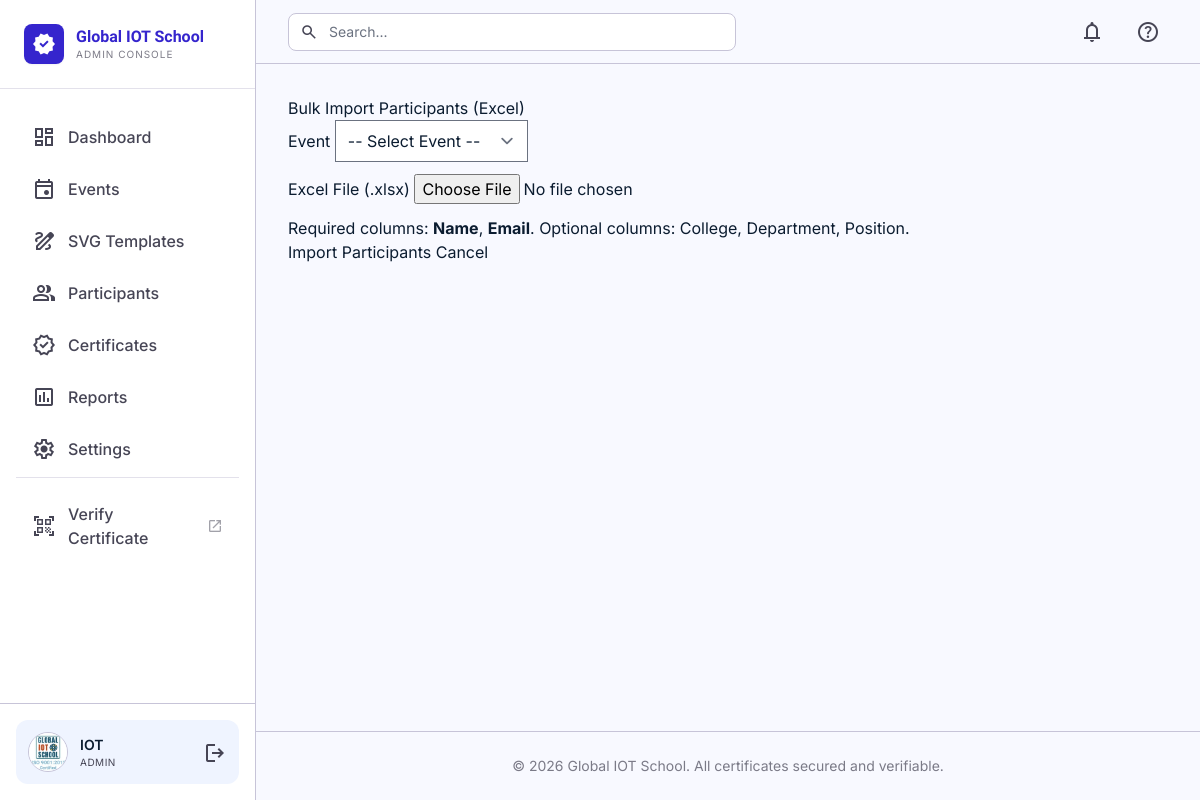
The page /participants/upload_excel (signed in) on the database its author committed.
### tables this page shows
CREATE TABLE admins(

    id INTEGER PRIMARY KEY AUTOINCREMENT,

    username TEXT NOT NULL,

    email TEXT NOT NULL,

    password TEXT NOT NULL,

    profile_pic TEXT,

    created_at TEXT

);

### routes/participants.py (the view, shortened to what this page needs)
@participants_bp.route("/participants/upload_excel", methods=["GET", "POST"])
@login_required
def upload_excel():
    events = get_all_events()
    return render_template("upload_excel.html", events=events)

### app.py (called while the page is built)
@app.before_request
def load_logged_in_admin():
    admin_id = session.get("admin_id")
    g.admin = get_admin_by_id(admin_id) if admin_id else None

### database/db.py (called while the page is built)
def get_connection():
    conn = sqlite3.connect(DATABASE)
    conn.row_factory = sqlite3.Row
    return conn

### database/models.py (called while the page is built)
def get_all_events():
    conn = get_connection()
    cursor = conn.cursor()
    cursor.execute("SELECT * FROM events ORDER BY event_date DESC")
    events = cursor.fetchall()
    conn.close()
    return events

def get_admin_by_id(admin_id):
    conn = get_connection()
    cursor = conn.cursor()
    cursor.execute("SELECT * FROM admins WHERE id=?", (admin_id,))
    admin = cursor.fetchone()
    conn.close()
    return admin

### templates/upload_excel.html (shortened to what this page needs)
{% extends "layouts/base.html" %}
{% block content %}
<h2>Bulk Import Participants (Excel)</h2>
<form method="POST" enctype="multipart/form-data">
    <div class="mb-3">
        <label>Event</label>
        <select class="form-control" name="event_id" required>
            <option value="">-- Select Event --</option>
        </select>
    </div>
    <div class="mb-3">
        <label>Excel File (.xlsx)</label>
        <input type="file" class="form-control" name="excel_file" accept=".xlsx" required>
    </div>
    <p class="text-muted">
        Required columns: <b>Name</b>, <b>Email</b>.
        Optional columns: College, Department, Position.
    </p>
    <button class="btn btn-primary">Import Participants</button>
    <a href="{{ url_for('participants.participants_list') }}" class="btn btn-secondary">Cancel</a>
</form>
{% endblock %}

### templates/layouts/base.html (shortened to what this page needs)
<!DOCTYPE html>
<html lang="en">
<head>
<script src="https://cdn.tailwindcss.com?plugins=forms,container-queries"></script>
</head>
<body class="bg-surface text-on-surface font-body">
<aside class="fixed left-0 top-0 h-full w-64 bg-surface-container-lowest border-r border-outline-variant flex flex-col z-50">
    <div class="p-6 flex items-center gap-3 border-b border-outline-variant/50">
        <div class="w-10 h-10 bg-primary flex items-center justify-center rounded-lg shadow-sm">
            <span class="material-symbols-outlined text-white" style="font-variation-settings: 'FILL' 1;">verified</span>
        </div>
        <div class="flex flex-col">
            <span class="font-heading font-bold text-primary leading-tight">Global IOT School</span>
            <span class="text-[10px] uppercase tracking-widest text-on-surface-variant/70">Admin Console</span>
        </div>
    </div>
    <nav class="flex-1 px-4 py-6 space-y-1 overflow-y-auto">
        {% set nav_items = [
            ("dashboard", "dashboard", "Dashboard"),
            ("events.events", "event", "Events"),
            ("templates.templates_list", "draw", "SVG Templates"),
            ("participants.participants_list", "group", "Participants"),
            ("certificates_gen.certificates_list", "verified", "Certificates"),
            ("reports", "assessment", "Reports"),
            ("settings", "settings", "Settings")
        ] %}
        {% for endpoint, icon, label in nav_items %}
        <a href="{{ url_for(endpoint) }}"
           class="flex items-center gap-3 px-4 py-3 rounded-lg font-medium transition-colors
                  {% if request.endpoint == endpoint %}
                      text-primary bg-primary-container/10 border-r-4 border-primary
                  {% else %}
                      text-on-surface-variant hover:text-primary hover:bg-surface-container-low
                  {% endif %}">
            <span class="material-symbols-outlined" {% if request.endpoint == endpoint %}style="font-variation-settings: 'FILL' 1;"{% endif %}>{{ icon }}</span>
            <span>{{ label }}</span>
        </a>
        {% endfor %}
        <div class="pt-3 mt-3 border-t border-outline-variant/50">
            <a href="{{ url_for('verify.verify_search') }}" target="_blank" rel="noopener"
               class="flex items-center gap-3 px-4 py-3 rounded-lg font-medium text-on-surface-variant hover:text-primary hover:bg-surface-container-low transition-colors">
                <span class="material-symbols-outlined">qr_code_scanner</span>
                <span>Verify Certificate</span>
                <span class="material-symbols-outlined text-[16px] ml-auto opacity-50">open_in_new</span>
            </a>
        </div>
    </nav>
    {% if g.admin %}
    <div class="p-4 border-t border-outline-variant">
        <div class="flex items-center gap-3 p-3 rounded-xl bg-surface-container-low">
            {% if g.admin["profile_pic"] %}
            <img src="{{ url_for('static', filename='uploads/' + g.admin['profile_pic']) }}"
                class="w-10 h-10 rounded-full object-cover border border-outline-variant">
            {% else %}
            <div class="w-10 h-10 rounded-full bg-primary/10 text-primary flex items-center justify-center font-bold">
                {{ g.admin["username"][0] | upper }}
            </div>
            {% endif %}
            <div class="flex-1 overflow-hidden">
                <p class="text-sm font-semibold truncate">{{ g.admin["username"] }}</p>
                <p class="text-[10px] text-on-surface-variant uppercase tracking-wider">Admin</p>
            </div>
            <a href="{{ url_for('auth.logout') }}" class="text-on-surface-variant hover:text-error transition-colors" title="Logout">
                <span class="material-symbols-outlined">logout</span>
            </a>
        </div>
    </div>
    {% endif %}
</aside>
<div class="ml-64 min-h-screen flex flex-col">
    <header class="sticky top-0 z-40 h-16 bg-surface-bright border-b border-outline-variant px-8 flex justify-between items-center">
        <div class="flex-1 flex items-center">
            <div class="relative w-full max-w-md">
                <span class="material-symbols-outlined absolute left-3 top-1/2 -translate-y-1/2 text-on-surface-variant text-lg">search</span>
                <input class="w-full bg-surface-container-lowest border border-outline-variant rounded-lg pl-10 pr-4 py-2 text-sm focus:outline-none focus:ring-2 focus:ring-primary/20 focus:border-primary transition-all"
                       placeholder="Search..." type="text">
            </div>
        </div>
        <div class="flex items-center gap-4">
            <button class="p-2 text-on-surface-variant hover:text-primary transition-colors">
                <span class="material-symbols-outlined">notifications</span>
            </button>
            <button class="p-2 text-on-surface-variant hover:text-primary transition-colors">
                <span class="material-symbols-outlined">help</span>
            </button>
        </div>
    </header>
    <main class="p-8 max-w-[1280px] mx-auto w-full flex-1">
        {% block content %}{% endblock %}
    </main>
    <footer class="mt-auto px-8 py-6 border-t border-outline-variant text-center">
        <p class="text-sm text-on-surface-variant opacity-70">© 2026 Global IOT School. All certificates secured and verifiable.</p>
    </footer>
</div>
</body>
</html>

### templates/layouts/base.html (style rules this page uses)
.material-symbols-outlined { font-variation-settings: 'FILL' 0, 'wght' 400, 'GRAD' 0, 'opsz' 24; vertical-align: middle; }

### rows shown on the page
admins: profile_pic (picture), admin.username "IOT"

### other values the page prints
{{ label }} "Dashboard" "Events" "SVG Templates" "Participants" "Certificates" "Reports" "Settings"
